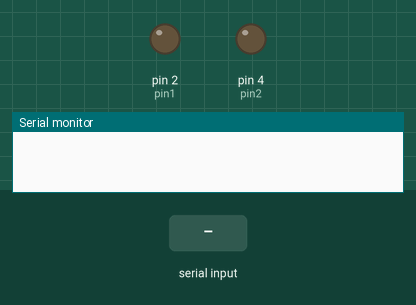
This sketch was run on a simulated Arduino Uno, built with avr-gcc and run on an emulated ATmega328P. On the bench: output pins drawn as LEDs (lit = HIGH), the last lines printed to the serial monitor. The test bench sets the inputs (shaded band).

Above: at 1.2 s.
1.3 s: "a" received over Serial
At 2.5 s:
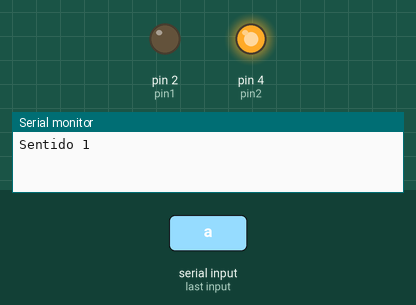
2.8 s: "d" received over Serial
At 3.6 s:
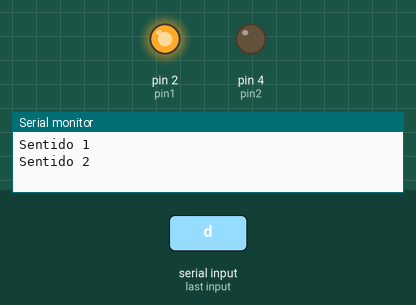
4.3 s: "1" received over Serial
At 5.3 s:
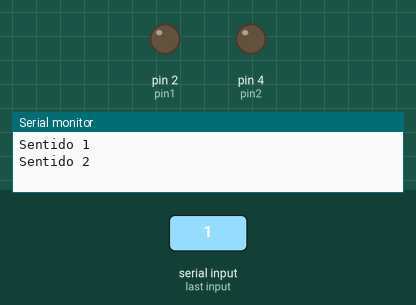
Timing chart, 0 to 7.3 s (numbered marks = the images above; inputs shaded):
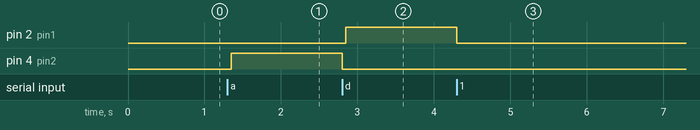

Measured:
- after the input at 1.3 s, pin 4 (pin2): LOW → HIGH after 0.05 s
- after the input at 2.8 s, pin 2 (pin1): LOW → HIGH after 0.05 s; pin 4 (pin2): HIGH → LOW at once
- after the input at 4.3 s, pin 2 (pin1): HIGH → LOW at once

The sketch:

Teste_de_ponte_H.ino
```cpp
/*  Programa para testar ponte H
 *  Autor: Will Douglas
 *
 *  Como usar:
 *
 *  Usar pinos 2, 4 e GND do arduino como sentido 1, 2 e terra, reespectivamente.
 *  Abrir monitor serial a 9600 de velocidade (ctrl shift M)
 *  enviar o caractere 'a' como sentido 1
 *  enviar o caractere 'b' como sentido 2
 *  enviar o caractere 's' para parar
 */

//GPIO do arduino
const unsigned int pin1 = 2;
const unsigned int pin2 = 4;


void setup() {
  Serial.begin(9600);
  pinMode(pin1, OUTPUT);
  pinMode(pin2, OUTPUT);

  digitalWrite(pin1, LOW);
  digitalWrite(pin2, LOW);
}


void loop() {
  while(Serial.available()) {
    char a = (char)Serial.read();
    switch(a) {
      case 'a':
        Serial.println("Sentido 1");
        digitalWrite(pin1, LOW);
        delay(50);
        digitalWrite(pin2, HIGH);
        break;
      case 'd':
        Serial.println("Sentido 2");
        digitalWrite(pin2, LOW);
        delay(50);
        digitalWrite(pin1, HIGH);
        break;
      case 's':
        Serial.println("Parado");
        digitalWrite(pin1, LOW);
        digitalWrite(pin2, LOW);
        break;
      default:
        digitalWrite(pin1, LOW);
        digitalWrite(pin2, LOW);
        break;
    }
  }
}
```
